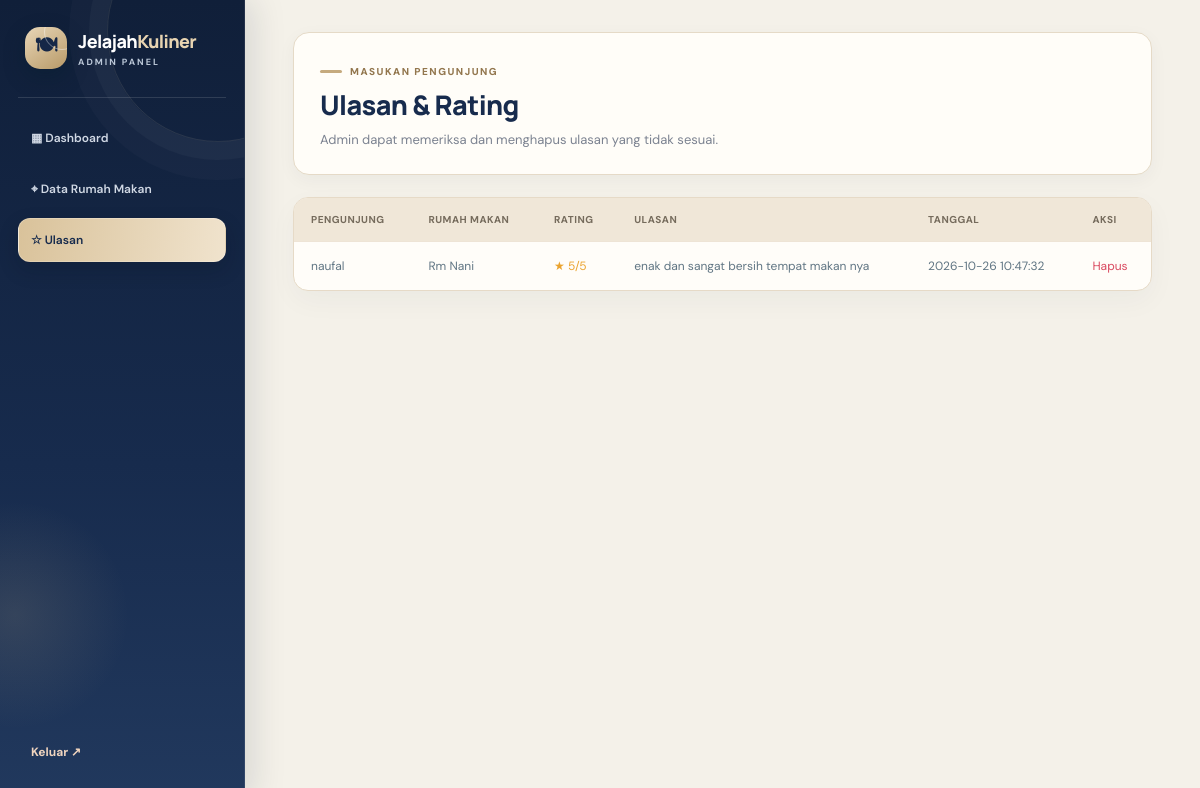
The app's page /admin/ulasan.php (signed in) with its own data.
### tables this page shows
CREATE TABLE `ulasan` (
  `id` int(11) NOT NULL,
  `rumah_makan_id` int(11) NOT NULL,
  `nama_pengunjung` varchar(100) NOT NULL,
  `rating` tinyint(4) NOT NULL,
  `komentar` text NOT NULL,
  `created_at` timestamp NOT NULL DEFAULT current_timestamp()
);

CREATE TABLE `rumah_makan` (
  `id` int(11) NOT NULL,
  `nama` varchar(150) NOT NULL,
  `alamat` text NOT NULL,
  `kategori` varchar(100) DEFAULT 'Rumah Makan',
  `deskripsi` text DEFAULT NULL,
  `jam_buka` time DEFAULT '08:00:00',
  `jam_tutup` time DEFAULT '21:00:00',
  `latitude` decimal(10,7) NOT NULL,
  `longitude` decimal(10,7) NOT NULL,
  `foto` varchar(255) DEFAULT NULL,
  `created_at` timestamp NOT NULL DEFAULT current_timestamp()
);

### koneksi.php (called while the page is built, shortened)
<?php
function e($value) {
    return htmlspecialchars((string)$value, ENT_QUOTES, 'UTF-8');
}
?>

### admin/ulasan.php (the view, shortened to what this page needs)
<?php
require_once 'auth.php'; require_once '../koneksi.php';
$rows=$conn->query("SELECT u.*,r.nama nama_rumah FROM ulasan u JOIN rumah_makan r ON r.id=u.rumah_makan_id ORDER BY u.created_at DESC");
?>
<!doctype html><html lang="id"><head><meta charset="utf-8"><meta name="viewport" content="width=device-width,initial-scale=1"><title>Ulasan</title><link rel="stylesheet" href="../assets/css/style.css"></head><body class="admin-page"><aside class="admin-sidebar"><a class="brand" href="dashboard.php"><span class="brand-icon">🍽</span><span>Jelajah<span class="brand-light">Kuliner</span><small>ADMIN PANEL</small></span></a><div class="admin-nav"><a href="dashboard.php">▦ Dashboard</a><a href="rumah_makan.php">⌖ Data Rumah Makan</a><a class="active" href="ulasan.php">☆ Ulasan</a></div><a class="logout-link" href="logout.php">Keluar ↗</a></aside><main class="admin-main"><header class="admin-header"><div><div class="eyebrow">MASUKAN PENGUNJUNG</div><h1>Ulasan & Rating</h1><p class="muted">Admin dapat memeriksa dan menghapus ulasan yang tidak sesuai.</p></div></header><div class="table-card"><div class="table-scroll"><table><thead><tr><th>Pengunjung</th><th>Rumah Makan</th><th>Rating</th><th>Ulasan</th><th>Tanggal</th><th>Aksi</th></tr></thead><tbody><?php while($r=$rows->fetch_assoc()): ?><tr><td><?= e($r['nama_pengunjung']) ?></td><td><?= e($r['nama_rumah']) ?></td><td class="stars">★ <?= (int)$r['rating'] ?>/5</td><td><?= e($r['komentar']) ?></td><td><?= e($r['created_at']) ?></td><td><a class="danger-link" href="ulasan.php?hapus=<?= (int)$r['id'] ?>" onclick="return confirm('Hapus ulasan ini?')">Hapus</a></td></tr><?php endwhile; ?></tbody></table></div></div></main></body></html>

### records on screen
ulasan: nama_pengunjung "naufal", rumah_makan.nama "Rm Nani", rating "5", komentar "enak dan sangat bersih tempat makan nya", created_at "2026-10-26 10:47:32"
